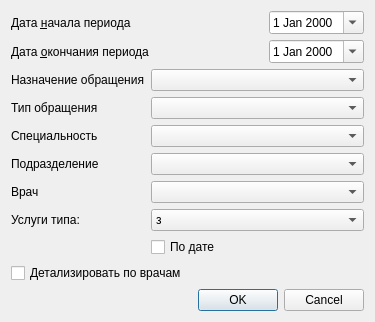
<?xml version="1.0" encoding="UTF-8"?>
<ui version="4.0">
 <class>ReportAccountingWork</class>
 <widget class="QDialog" name="ReportAccountingWork">
  <property name="geometry">
   <rect>
    <x>0</x>
    <y>0</y>
    <width>375</width>
    <height>269</height>
   </rect>
  </property>
  <property name="windowTitle">
   <string>Dialog</string>
  </property>
  <layout class="QGridLayout" name="gridLayout">
   <item row="6" column="0">
    <widget class="QLabel" name="lblOrgStructure">
     <property name="text">
      <string>Подразделение</string>
     </property>
    </widget>
   </item>
   <item row="8" column="0">
    <widget class="QLabel" name="lblPerson">
     <property name="text">
      <string>Врач</string>
     </property>
    </widget>
   </item>
   <item row="6" column="1" colspan="2">
    <widget class="COrgStructureComboBox" name="cmbOrgStructure"/>
   </item>
   <item row="4" column="1" colspan="2">
    <widget class="CRBComboBox" name="cmbEventType"/>
   </item>
   <item row="4" column="0">
    <widget class="QLabel" name="lblEventType">
     <property name="text">
      <string>Тип обращения</string>
     </property>
    </widget>
   </item>
   <item row="1" column="2">
    <widget class="CDateEdit" name="edtEndDate">
     <property name="sizePolicy">
      <sizepolicy hsizetype="Maximum" vsizetype="Fixed">
       <horstretch>0</horstretch>
       <verstretch>0</verstretch>
      </sizepolicy>
     </property>
     <property name="calendarPopup">
      <bool>true</bool>
     </property>
    </widget>
   </item>
   <item row="1" column="0" colspan="2">
    <widget class="QLabel" name="lblEndDate">
     <property name="text">
      <string>Дата &amp;окончания периода</string>
     </property>
     <property name="buddy">
      <cstring>edtEndDate</cstring>
     </property>
    </widget>
   </item>
   <item row="0" column="2">
    <widget class="CDateEdit" name="edtBegDate">
     <property name="sizePolicy">
      <sizepolicy hsizetype="Maximum" vsizetype="Fixed">
       <horstretch>0</horstretch>
       <verstretch>0</verstretch>
      </sizepolicy>
     </property>
     <property name="calendarPopup">
      <bool>true</bool>
     </property>
    </widget>
   </item>
   <item row="0" column="0" colspan="2">
    <widget class="QLabel" name="lblBegDate">
     <property name="text">
      <string>Дата &amp;начала периода</string>
     </property>
     <property name="buddy">
      <cstring>edtBegDate</cstring>
     </property>
    </widget>
   </item>
   <item row="8" column="1" colspan="2">
    <widget class="CPersonComboBoxEx" name="cmbPerson"/>
   </item>
   <item row="12" column="0" colspan="3">
    <widget class="QDialogButtonBox" name="buttonBox">
     <property name="orientation">
      <enum>Qt::Horizontal</enum>
     </property>
     <property name="standardButtons">
      <set>QDialogButtonBox::Cancel|QDialogButtonBox::Ok</set>
     </property>
    </widget>
   </item>
   <item row="10" column="1">
    <widget class="QCheckBox" name="chkGroup">
     <property name="text">
      <string>По дате</string>
     </property>
    </widget>
   </item>
   <item row="5" column="0">
    <widget class="QLabel" name="lblSpeciality">
     <property name="text">
      <string>Специальность</string>
     </property>
    </widget>
   </item>
   <item row="5" column="1" colspan="2">
    <widget class="CRBComboBox" name="cmbSpetiality"/>
   </item>
   <item row="3" column="0">
    <widget class="QLabel" name="lblEventPurpose">
     <property name="text">
      <string>Назначение обращения</string>
     </property>
    </widget>
   </item>
   <item row="3" column="1" colspan="2">
    <widget class="CRBComboBox" name="cmbEventPurpose"/>
   </item>
   <item row="11" column="0" colspan="3">
    <widget class="QCheckBox" name="chkDetailPerson">
     <property name="text">
      <string>Детализировать по врачам</string>
     </property>
    </widget>
   </item>
   <item row="9" column="1" colspan="2">
    <widget class="QComboBox" name="cmbActionTypeCode">
     <item>
      <property name="text">
       <string>з</string>
      </property>
     </item>
     <item>
      <property name="text">
       <string>стх</string>
      </property>
     </item>
    </widget>
   </item>
   <item row="9" column="0">
    <widget class="QLabel" name="lblActionType">
     <property name="text">
      <string>Услуги типа:</string>
     </property>
    </widget>
   </item>
  </layout>
 </widget>
 <customwidgets>
  <customwidget>
   <class>CDateEdit</class>
   <extends>QDateEdit</extends>
   <header>library/DateEdit.h</header>
  </customwidget>
  <customwidget>
   <class>CRBComboBox</class>
   <extends>QComboBox</extends>
   <header>library/crbcombobox.h</header>
  </customwidget>
  <customwidget>
   <class>CPersonComboBoxEx</class>
   <extends>QComboBox</extends>
   <header>Orgs/PersonComboBoxEx.h</header>
  </customwidget>
  <customwidget>
   <class>COrgStructureComboBox</class>
   <extends>QComboBox</extends>
   <header>Orgs/OrgStructComboBoxes</header>
  </customwidget>
 </customwidgets>
 <resources/>
 <connections>
  <connection>
   <sender>buttonBox</sender>
   <signal>accepted()</signal>
   <receiver>ReportAccountingWork</receiver>
   <slot>accept()</slot>
   <hints>
    <hint type="sourcelabel">
     <x>248</x>
     <y>254</y>
    </hint>
    <hint type="destinationlabel">
     <x>157</x>
     <y>274</y>
    </hint>
   </hints>
  </connection>
  <connection>
   <sender>buttonBox</sender>
   <signal>rejected()</signal>
   <receiver>ReportAccountingWork</receiver>
   <slot>reject()</slot>
   <hints>
    <hint type="sourcelabel">
     <x>316</x>
     <y>260</y>
    </hint>
    <hint type="destinationlabel">
     <x>286</x>
     <y>274</y>
    </hint>
   </hints>
  </connection>
 </connections>
</ui>
